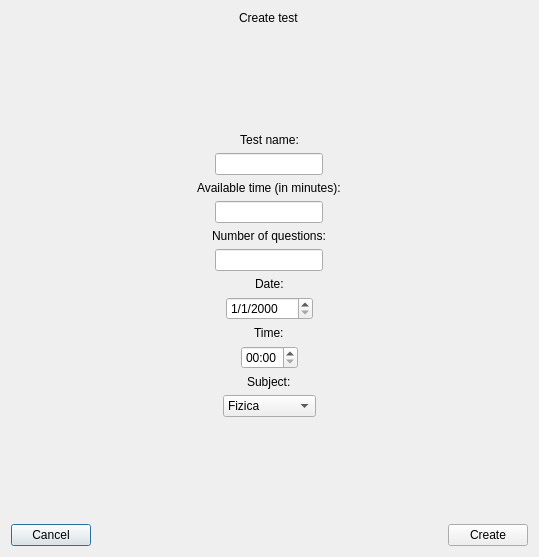
<?xml version="1.0" encoding="UTF-8"?>
<ui version="4.0">
 <class>TestDetails</class>
 <widget class="QDialog" name="TestDetails">
  <property name="geometry">
   <rect>
    <x>0</x>
    <y>0</y>
    <width>539</width>
    <height>557</height>
   </rect>
  </property>
  <property name="windowTitle">
   <string>Dialog</string>
  </property>
  <layout class="QVBoxLayout" name="verticalLayout_8">
   <item alignment="Qt::AlignHCenter">
    <widget class="QLabel" name="label">
     <property name="styleSheet">
      <string notr="true">font: 20pt &quot;Times New Roman&quot;;</string>
     </property>
     <property name="text">
      <string>Create test</string>
     </property>
    </widget>
   </item>
   <item>
    <spacer name="verticalSpacer_2">
     <property name="orientation">
      <enum>Qt::Vertical</enum>
     </property>
     <property name="sizeHint" stdset="0">
      <size>
       <width>20</width>
       <height>40</height>
      </size>
     </property>
    </spacer>
   </item>
   <item>
    <layout class="QVBoxLayout" name="verticalLayout">
     <item alignment="Qt::AlignHCenter">
      <widget class="QLabel" name="label_8">
       <property name="sizePolicy">
        <sizepolicy hsizetype="Preferred" vsizetype="Preferred">
         <horstretch>0</horstretch>
         <verstretch>0</verstretch>
        </sizepolicy>
       </property>
       <property name="styleSheet">
        <string notr="true">font: 14pt &quot;Times New Roman&quot;;</string>
       </property>
       <property name="text">
        <string>Test name:</string>
       </property>
       <property name="alignment">
        <set>Qt::AlignCenter</set>
       </property>
      </widget>
     </item>
     <item alignment="Qt::AlignHCenter">
      <widget class="QLineEdit" name="testNameLE">
       <property name="sizePolicy">
        <sizepolicy hsizetype="Fixed" vsizetype="Fixed">
         <horstretch>0</horstretch>
         <verstretch>0</verstretch>
        </sizepolicy>
       </property>
      </widget>
     </item>
    </layout>
   </item>
   <item>
    <layout class="QVBoxLayout" name="verticalLayout_6">
     <item alignment="Qt::AlignHCenter">
      <widget class="QLabel" name="label_2">
       <property name="styleSheet">
        <string notr="true">font: 14pt &quot;Times New Roman&quot;;</string>
       </property>
       <property name="text">
        <string>Available time (in minutes):</string>
       </property>
      </widget>
     </item>
     <item>
      <layout class="QHBoxLayout" name="horizontalLayout_2">
       <item>
        <widget class="QLineEdit" name="availableTimeLE">
         <property name="sizePolicy">
          <sizepolicy hsizetype="Fixed" vsizetype="Fixed">
           <horstretch>0</horstretch>
           <verstretch>0</verstretch>
          </sizepolicy>
         </property>
        </widget>
       </item>
      </layout>
     </item>
    </layout>
   </item>
   <item>
    <layout class="QVBoxLayout" name="verticalLayout_5">
     <item alignment="Qt::AlignHCenter">
      <widget class="QLabel" name="label_3">
       <property name="styleSheet">
        <string notr="true">font: 14pt &quot;Times New Roman&quot;;</string>
       </property>
       <property name="text">
        <string>Number of questions:</string>
       </property>
      </widget>
     </item>
     <item>
      <layout class="QHBoxLayout" name="horizontalLayout">
       <item>
        <widget class="QLineEdit" name="numberQuestionsLE">
         <property name="sizePolicy">
          <sizepolicy hsizetype="Fixed" vsizetype="Fixed">
           <horstretch>0</horstretch>
           <verstretch>0</verstretch>
          </sizepolicy>
         </property>
        </widget>
       </item>
      </layout>
     </item>
    </layout>
   </item>
   <item>
    <layout class="QVBoxLayout" name="verticalLayout_4">
     <item alignment="Qt::AlignHCenter">
      <widget class="QLabel" name="label_4">
       <property name="styleSheet">
        <string notr="true">font: 14pt &quot;Times New Roman&quot;;</string>
       </property>
       <property name="text">
        <string>Date:</string>
       </property>
      </widget>
     </item>
     <item alignment="Qt::AlignHCenter">
      <widget class="QDateEdit" name="dateEdit">
       <property name="sizePolicy">
        <sizepolicy hsizetype="Fixed" vsizetype="Fixed">
         <horstretch>0</horstretch>
         <verstretch>0</verstretch>
        </sizepolicy>
       </property>
       <property name="displayFormat">
        <string>d/M/yyyy</string>
       </property>
      </widget>
     </item>
    </layout>
   </item>
   <item>
    <layout class="QVBoxLayout" name="verticalLayout_3">
     <item alignment="Qt::AlignHCenter">
      <widget class="QLabel" name="label_5">
       <property name="styleSheet">
        <string notr="true">font: 14pt &quot;Times New Roman&quot;;</string>
       </property>
       <property name="text">
        <string>Time:</string>
       </property>
      </widget>
     </item>
     <item alignment="Qt::AlignHCenter">
      <widget class="QTimeEdit" name="timeEdit">
       <property name="sizePolicy">
        <sizepolicy hsizetype="Fixed" vsizetype="Fixed">
         <horstretch>0</horstretch>
         <verstretch>0</verstretch>
        </sizepolicy>
       </property>
       <property name="maximumTime">
        <time>
         <hour>23</hour>
         <minute>59</minute>
         <second>59</second>
        </time>
       </property>
       <property name="displayFormat">
        <string>hh:mm</string>
       </property>
       <property name="calendarPopup">
        <bool>false</bool>
       </property>
       <property name="timeSpec">
        <enum>Qt::LocalTime</enum>
       </property>
      </widget>
     </item>
    </layout>
   </item>
   <item>
    <layout class="QVBoxLayout" name="verticalLayout_7">
     <item alignment="Qt::AlignHCenter">
      <widget class="QLabel" name="label_6">
       <property name="styleSheet">
        <string notr="true">font: 14pt &quot;Times New Roman&quot;;</string>
       </property>
       <property name="text">
        <string>Subject:</string>
       </property>
      </widget>
     </item>
     <item alignment="Qt::AlignHCenter">
      <widget class="QComboBox" name="subjectList">
       <property name="sizePolicy">
        <sizepolicy hsizetype="Fixed" vsizetype="Fixed">
         <horstretch>0</horstretch>
         <verstretch>0</verstretch>
        </sizepolicy>
       </property>
       <item>
        <property name="text">
         <string>Fizica</string>
        </property>
       </item>
       <item>
        <property name="text">
         <string>Geografie</string>
        </property>
       </item>
       <item>
        <property name="text">
         <string>Matematica</string>
        </property>
       </item>
       <item>
        <property name="text">
         <string>Filosofie</string>
        </property>
       </item>
       <item>
        <property name="text">
         <string>Romana</string>
        </property>
       </item>
      </widget>
     </item>
    </layout>
   </item>
   <item>
    <spacer name="verticalSpacer">
     <property name="orientation">
      <enum>Qt::Vertical</enum>
     </property>
     <property name="sizeHint" stdset="0">
      <size>
       <width>20</width>
       <height>40</height>
      </size>
     </property>
    </spacer>
   </item>
   <item>
    <layout class="QHBoxLayout" name="horizontalLayout_5">
     <item>
      <widget class="QPushButton" name="pushButton_2">
       <property name="text">
        <string>Cancel</string>
       </property>
      </widget>
     </item>
     <item>
      <spacer name="horizontalSpacer_5">
       <property name="orientation">
        <enum>Qt::Horizontal</enum>
       </property>
       <property name="sizeHint" stdset="0">
        <size>
         <width>40</width>
         <height>20</height>
        </size>
       </property>
      </spacer>
     </item>
     <item>
      <widget class="QPushButton" name="createButton">
       <property name="text">
        <string>Create</string>
       </property>
      </widget>
     </item>
    </layout>
   </item>
  </layout>
 </widget>
 <resources/>
 <connections>
  <connection>
   <sender>pushButton_2</sender>
   <signal>clicked()</signal>
   <receiver>TestDetails</receiver>
   <slot>close()</slot>
   <hints>
    <hint type="sourcelabel">
     <x>104</x>
     <y>544</y>
    </hint>
    <hint type="destinationlabel">
     <x>472</x>
     <y>476</y>
    </hint>
   </hints>
  </connection>
 </connections>
</ui>
